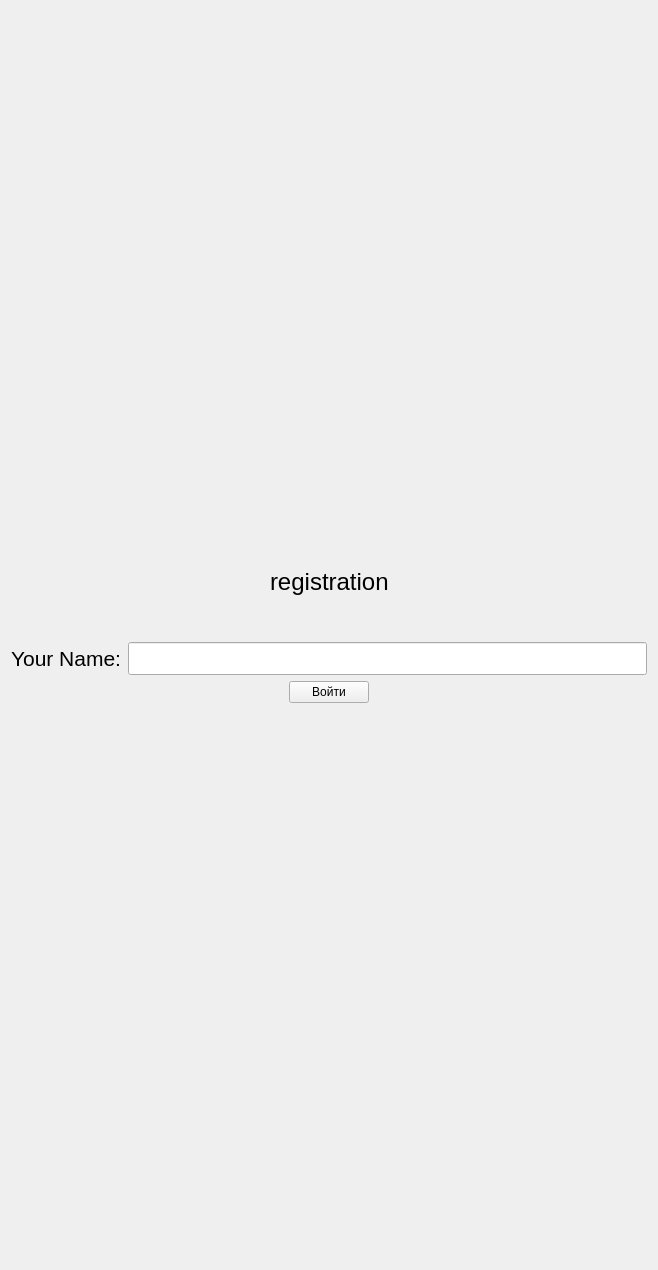
<?xml version="1.0" encoding="UTF-8"?>
<ui version="4.0">
 <class>input_window</class>
 <widget class="QWidget" name="input_window">
  <property name="geometry">
   <rect>
    <x>0</x>
    <y>0</y>
    <width>658</width>
    <height>1270</height>
   </rect>
  </property>
  <property name="windowTitle">
   <string>Form</string>
  </property>
  <layout class="QVBoxLayout" name="verticalLayout">
   <item>
    <spacer name="verticalSpacer">
     <property name="orientation">
      <enum>Qt::Vertical</enum>
     </property>
     <property name="sizeHint" stdset="0">
      <size>
       <width>20</width>
       <height>40</height>
      </size>
     </property>
    </spacer>
   </item>
   <item>
    <layout class="QHBoxLayout" name="horizontalLayout_4" stretch="0,0,0">
     <item>
      <spacer name="horizontalSpacer">
       <property name="orientation">
        <enum>Qt::Horizontal</enum>
       </property>
       <property name="sizeHint" stdset="0">
        <size>
         <width>40</width>
         <height>20</height>
        </size>
       </property>
      </spacer>
     </item>
     <item>
      <widget class="QLabel" name="label">
       <property name="font">
        <font>
         <pointsize>18</pointsize>
        </font>
       </property>
       <property name="layoutDirection">
        <enum>Qt::LeftToRight</enum>
       </property>
       <property name="text">
        <string>registration</string>
       </property>
      </widget>
     </item>
     <item>
      <spacer name="horizontalSpacer_2">
       <property name="orientation">
        <enum>Qt::Horizontal</enum>
       </property>
       <property name="sizeHint" stdset="0">
        <size>
         <width>40</width>
         <height>20</height>
        </size>
       </property>
      </spacer>
     </item>
    </layout>
   </item>
   <item>
    <spacer name="verticalSpacer_3">
     <property name="orientation">
      <enum>Qt::Vertical</enum>
     </property>
     <property name="sizeType">
      <enum>QSizePolicy::Preferred</enum>
     </property>
     <property name="sizeHint" stdset="0">
      <size>
       <width>20</width>
       <height>40</height>
      </size>
     </property>
    </spacer>
   </item>
   <item>
    <layout class="QHBoxLayout" name="horizontalLayout_2" stretch="5,1,10,5">
     <item>
      <layout class="QHBoxLayout" name="horizontalLayout"/>
     </item>
     <item>
      <widget class="QLabel" name="label_2">
       <property name="font">
        <font>
         <pointsize>16</pointsize>
        </font>
       </property>
       <property name="text">
        <string>Your Name:</string>
       </property>
      </widget>
     </item>
     <item>
      <widget class="QLineEdit" name="line_name">
       <property name="font">
        <font>
         <pointsize>16</pointsize>
        </font>
       </property>
      </widget>
     </item>
     <item>
      <layout class="QHBoxLayout" name="horizontalLayout_3"/>
     </item>
    </layout>
   </item>
   <item>
    <layout class="QHBoxLayout" name="horizontalLayout_10">
     <item>
      <spacer name="horizontalSpacer_3">
       <property name="orientation">
        <enum>Qt::Horizontal</enum>
       </property>
       <property name="sizeHint" stdset="0">
        <size>
         <width>40</width>
         <height>20</height>
        </size>
       </property>
      </spacer>
     </item>
     <item>
      <widget class="QPushButton" name="aurh">
       <property name="text">
        <string>Войти</string>
       </property>
      </widget>
     </item>
     <item>
      <spacer name="horizontalSpacer_4">
       <property name="orientation">
        <enum>Qt::Horizontal</enum>
       </property>
       <property name="sizeHint" stdset="0">
        <size>
         <width>40</width>
         <height>20</height>
        </size>
       </property>
      </spacer>
     </item>
    </layout>
   </item>
   <item>
    <spacer name="verticalSpacer_2">
     <property name="orientation">
      <enum>Qt::Vertical</enum>
     </property>
     <property name="sizeHint" stdset="0">
      <size>
       <width>20</width>
       <height>40</height>
      </size>
     </property>
    </spacer>
   </item>
  </layout>
 </widget>
 <resources/>
 <connections/>
</ui>
